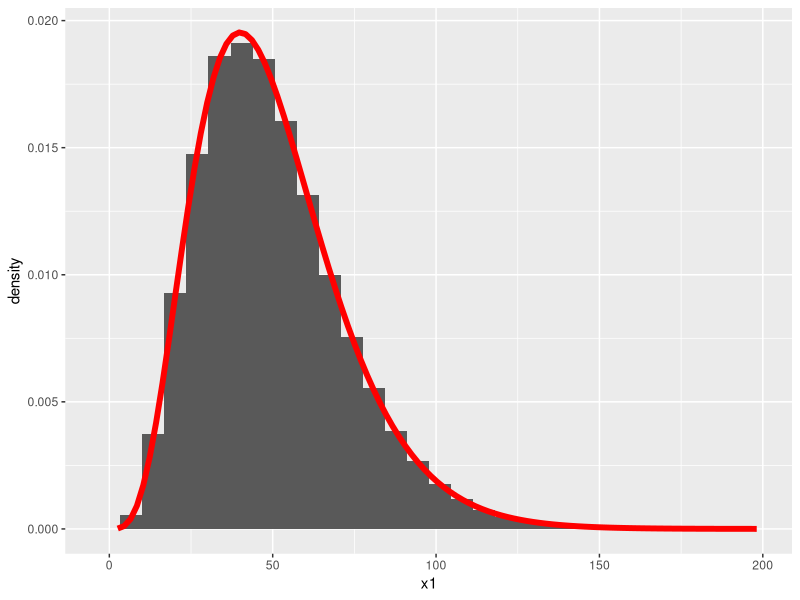

Recreate this plot in R.
## ---- chunk 1
knitr::opts_chunk$set(echo = TRUE)
## ---- chunk 2
# Error in func1() : could not find function "func1"
# runs <- 100000
# func1 <- sum(sample(c(0,1), size = 10, replace = T)) >6
# mc_prob <- sum(replicate(runs, func1()))/runs
## ---- chunk 3
results = NULL
for (k in 1:1000)
    {
     rolls = runif(1,3000,5000)
     bags = runif(1,2000,4000)
     cases = runif(1,150,200)*30
     total = min (rolls, bags, cases)
     results = rbind(results, data.frame(rolls, bags, cases, total))
    }
summary(results)
## ---- chunk 4
vecpoisson=rpois(1,5)
mean(vecpoisson)
## ---- chunk 5
reps <- 50000
nexps <- 5
rate <- 0.1
set.seed(0)
system.time(
    x1 <- replicate(reps, sum(rexp(n=nexps, rate=rate)))
) #replicate
head(x1)
## ---- chunk 6
require(ggplot2)
ggplot(data.frame(x1), aes(x1)) +
    geom_histogram(aes(y=..density..)) +
    stat_function(fun=function(x)dgamma(x, shape = nexps, scale = 1/rate),
                 color = "red", size = 2)
## ---- chunk 7
set.seed(0)
system.time(x1 <- lapply(1:reps, function(i){sum(rexp(n=nexps, rate = rate))})) # list apply
head(x1)
## ---- chunk 8
set.seed(0)
system.time(x1 <- apply(matrix(rexp(n=nexps*reps, rate=rate), nrow=nexps),2,sum)) # apply on a matrix
head(x1)
## ---- chunk 9
set.seed(0)
system.time(x1 <- colSums(matrix(rexp(n=nexps*reps, rate=rate), nrow=nexps))) # using colSums
## ---- chunk 10
require(parallel)
set.seed(0)
system.time(x1 <- mclapply(1:reps, function(i){sum(rexp(n=nexps, rate=rate))})) # multi-cluster apply

